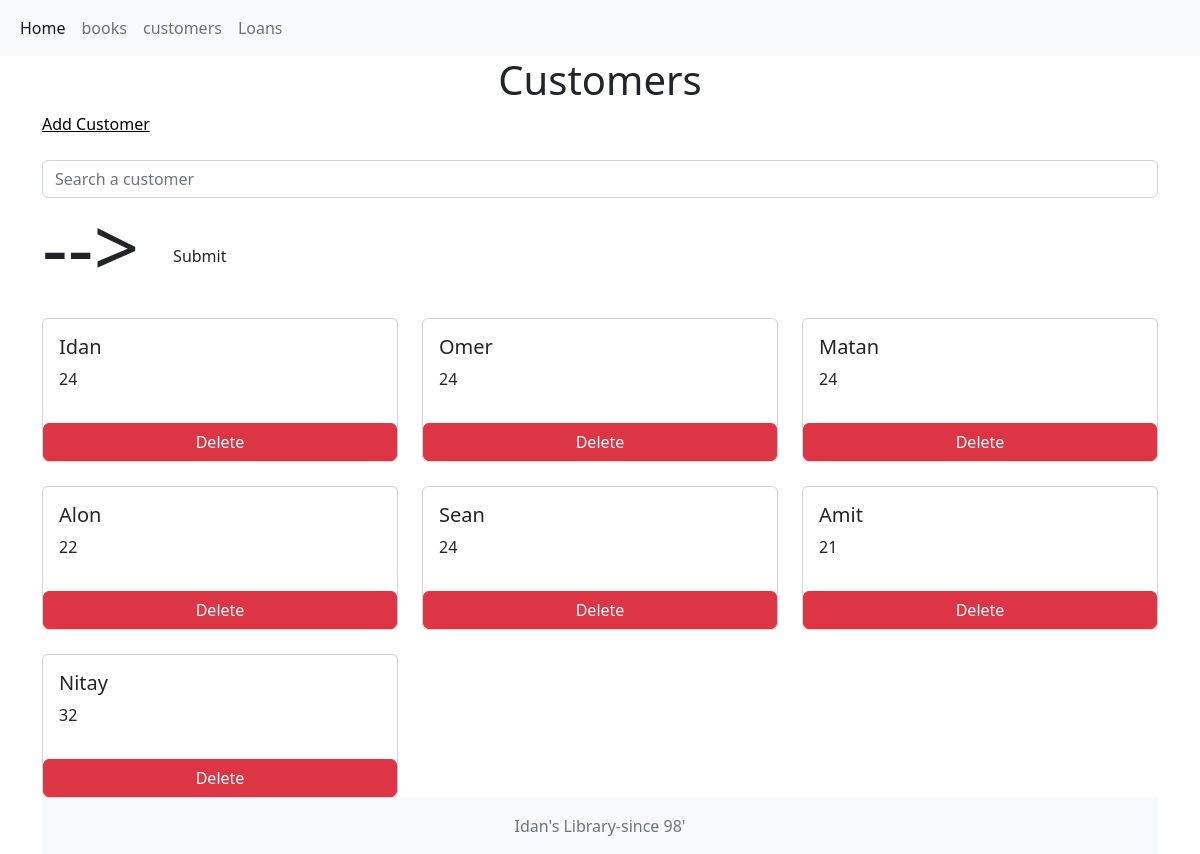
Page /customers on the committed database.
### new.py (models this page shows, shortened)
class Customers(db.Model):
    id = db.Column('customerID', db.Integer, primary_key = True)
    customer_name = db.Column('customerName', db.String(50))
    customer_age = db.Column('customerAge', db.Integer)
    customer_city = db.Column('customerCity', db.String(25))
    loanlink = db.relationship("Loans", backref = "customers")

### new.py (the view, shortened to what this page needs)
@app.route('/customers', methods=['GET', 'POST'])
@app.route('/customers/<id>')
def show_all_customers(id = -1):
    if request.method == 'GET':
        if int(id) == -1:
            return render_template('all_customers.html', customer = Customers.query.all())
        if int(id) > -1:
            selected = Customers.query.get(int(id))
            return render_template('selected_customer.html', selected = selected)

### templates/all_customers.html (shortened to what this page needs)
{% extends "layout.html" %}
{% block head %}
{{super()}}
{% endblock %}
{% block content %}
<div class="d-flex justify-content-center">
    <h1>Customers</h1>
  </div>
<div class="d-grid">
    <a style="color: rgb(0, 0, 0);padding-left: 00%;" href="/new_customer" role="button">Add Customer</a>
</div>
<br>
<div class="display-1">
    <form action="/SearchCustomer" class="form-inline" method="POST">
      <input type="text" class="form-control" name="customer_name"
      <button class="btn btn" type="submit">Submit</button>
    </form>
  </div>
<br>
<div class="row row-cols-1 row-cols-md-3 g-4">
    {%- for one_customer in customer %}
    <div class="col">
        <div class="card h-100">
            <div class="card-body">
                <h5 class="card-title">{{one_customer.customer_name}}</h5>
                <p class="card-text">
                    {{one_customer.customer_age}}
                    <br>
                </p>
            </div>
            <a class="btn btn-danger" href="/deletecustomers/{{one_customer.id}}">Delete</a>
        </div>
    </div>
    {% endfor %}
</div>
{% endblock %}

### templates/layout.html (shortened to what this page needs)
<!DOCTYPE html>
<html>
<head>
    {% block head %}
    <link href="https://cdn.jsdelivr.net/npm/bootstrap@5.2.2/dist/css/bootstrap.min.css" rel="stylesheet"
>
    {% endblock %}
</head>
<body>
    <nav class="navbar navbar-expand-lg bg-light">
        <div class="container-fluid">
            <div class="collapse navbar-collapse" id="navbarSupportedContent">
                <ul class="navbar-nav me-auto mb-2 mb-lg-0">
                    <li class="nav-item">
                        <a class="nav-link active" aria-current="page" href="/">Home</a>
                    </li>
                    <li class="nav-item">
                        <a class="nav-link" href="/books">books</a>
                    </li>
                    <li class="nav-item">
                        <a class="nav-link" href="/customers">customers</a>
                    </li>
                    <li class="nav-item">
                        <a class="nav-link" href="/Loans">Loans</a>
            </div>
        </div>
    </nav>
    <div class="container-sm">
        <div id="content">
            {% block content %}{% endblock %}
        </div>
        <div id="footer">
            {% block footer %}
            <footer class="footer mt-auto py-3 bg-light">
                <div class="container text-center">
                    <span class="text-muted">Idan's Library-since 98'</span>
                </div>
            </footer>
            {% endblock %}
</body>
</html>

### rows in the picture
Customers: customer_name "Idan", customer_age "24"
Customers: customer_name "Omer", customer_age "24"
Customers: customer_name "Matan", customer_age "24"
Customers: customer_name "Alon", customer_age "22"
Customers: customer_name "Sean", customer_age "24"
Customers: customer_name "Amit", customer_age "21"
Customers: customer_name "Nitay", customer_age "32"
